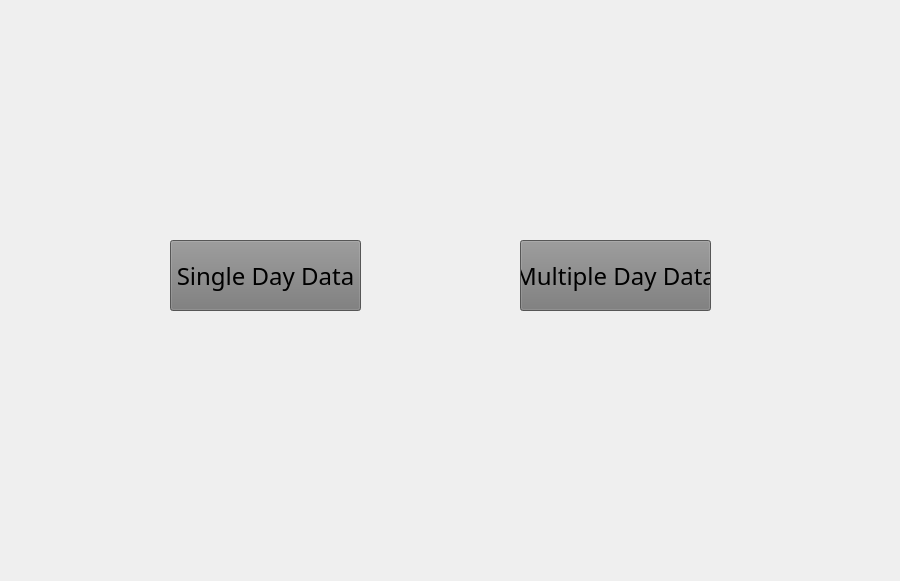
<?xml version="1.0" encoding="UTF-8"?>
<ui version="4.0">
 <class>HistoryMainWidget</class>
 <widget class="QWidget" name="HistoryMainWidget">
  <property name="geometry">
   <rect>
    <x>0</x>
    <y>0</y>
    <width>900</width>
    <height>581</height>
   </rect>
  </property>
  <property name="windowTitle">
   <string>Form</string>
  </property>
  <widget class="QStackedWidget" name="stackedWidget">
   <property name="geometry">
    <rect>
     <x>0</x>
     <y>0</y>
     <width>900</width>
     <height>540</height>
    </rect>
   </property>
   <widget class="QWidget" name="page">
    <widget class="QPushButton" name="multiple_day">
     <property name="geometry">
      <rect>
       <x>520</x>
       <y>240</y>
       <width>191</width>
       <height>71</height>
      </rect>
     </property>
     <property name="font">
      <font>
       <family>Geneva</family>
       <pointsize>18</pointsize>
      </font>
     </property>
     <property name="styleSheet">
      <string notr="true">background-color: rgb(120, 120, 120);</string>
     </property>
     <property name="text">
      <string>Multiple Day Data</string>
     </property>
    </widget>
    <widget class="QPushButton" name="single_day">
     <property name="geometry">
      <rect>
       <x>170</x>
       <y>240</y>
       <width>191</width>
       <height>71</height>
      </rect>
     </property>
     <property name="font">
      <font>
       <family>Geneva</family>
       <pointsize>18</pointsize>
      </font>
     </property>
     <property name="styleSheet">
      <string notr="true">background-color: rgb(120, 120, 120);</string>
     </property>
     <property name="text">
      <string>Single Day Data</string>
     </property>
    </widget>
    <widget class="QLabel" name="label">
     <property name="geometry">
      <rect>
       <x>220</x>
       <y>130</y>
       <width>95</width>
       <height>95</height>
      </rect>
     </property>
     <property name="styleSheet">
      <string notr="true">background-image: url(:/files/timer_clock_time_vector_symbol-512.png);</string>
     </property>
     <property name="text">
      <string/>
     </property>
    </widget>
    <widget class="QLabel" name="label_2">
     <property name="geometry">
      <rect>
       <x>572</x>
       <y>134</y>
       <width>95</width>
       <height>95</height>
      </rect>
     </property>
     <property name="styleSheet">
      <string notr="true">background-image: url(:/files/calendar.png);</string>
     </property>
     <property name="text">
      <string/>
     </property>
    </widget>
   </widget>
  </widget>
 </widget>
 <resources/>
 <connections/>
</ui>
